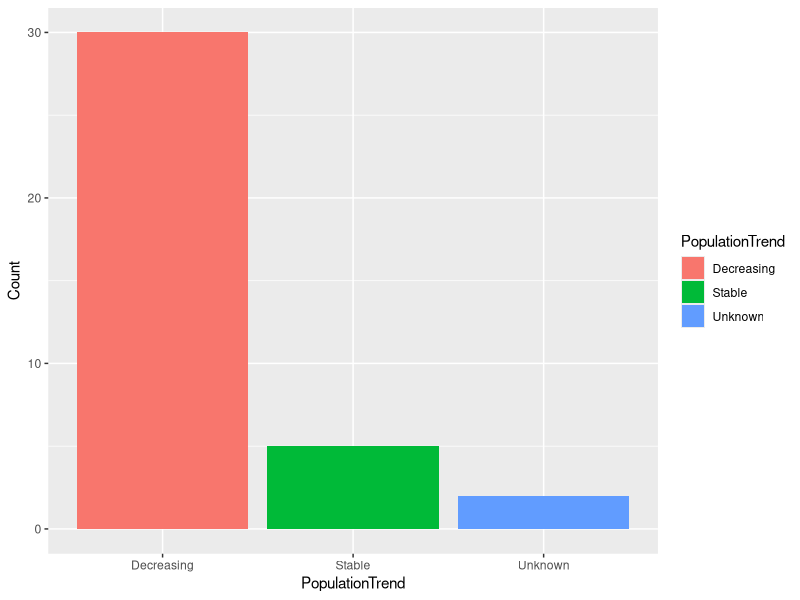

Reproduce this figure in R.
#define read.table for population trend count
df <- read.table(text='Count    PopulationTrend
2  Unknown 
5 Stable
30  Decreasing', header=TRUE)

library("ggplot2")
#plot population trend onto a bar graph
ggplot(data=df, aes(x=PopulationTrend, y=Count)) + 
  geom_bar(aes(fill=PopulationTrend), stat="identity")


